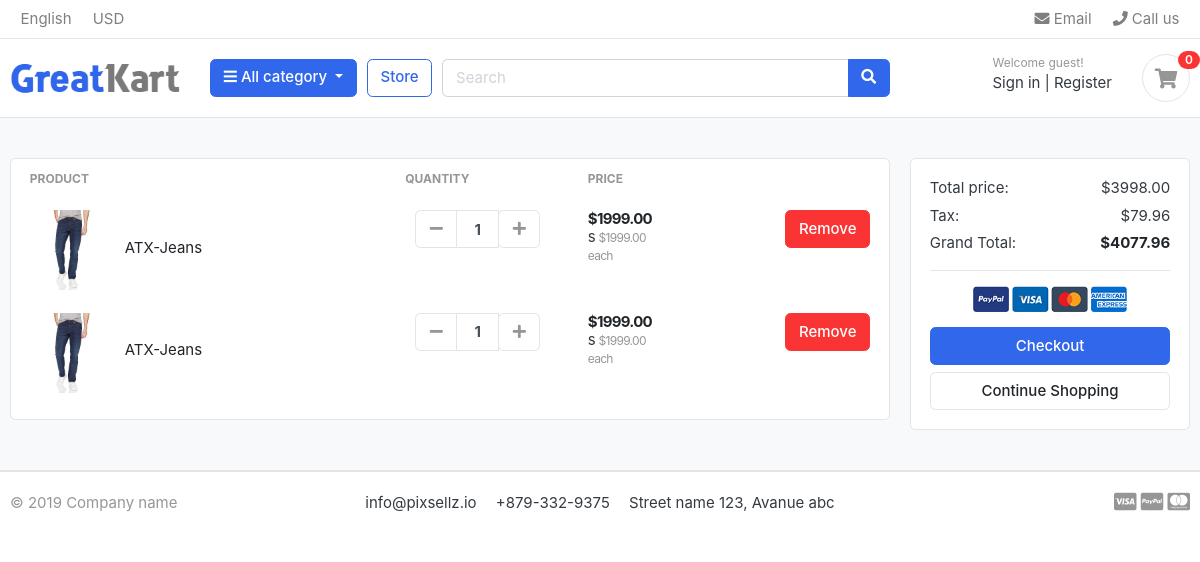
Screenshot of /cart/ (signed in) with the database file from the repository.
### carts/models.py (models this page shows, shortened)
class CartItem(models.Model):
    product = models.ForeignKey(Product,on_delete=models.CASCADE)
    variations = models.ManyToManyField(Variation,blank=True)
    cart = models.ForeignKey(Cart,models.CASCADE,null=True)
    user = models.ForeignKey(Account, on_delete=models.CASCADE,default=1)
    quantity = models.IntegerField()
    is_active = models.BooleanField(default=True)
    def sub_total(self):
        return self.product.price * self.quantity

### store/models.py (models this page shows, shortened)
class Product(models.Model):
    product_name    = models.CharField(max_length=200, unique=True)
    slug            = models.SlugField(max_length=200, unique=True)
    description     = models.TextField(max_length=500, blank=True)
    price           = models.DecimalField(max_digits=10, decimal_places=2, default=0.0)
    images          = models.ImageField(upload_to='photos/products')
    stock           = models.IntegerField(default=0)
    is_available    = models.BooleanField(default=True)
    category        = models.ForeignKey(Category, on_delete=models.CASCADE, default=1)
    created_date    = models.DateTimeField(auto_now_add=True)
    modified_date   = models.DateTimeField(auto_now=True)
    rating = models.DecimalField(max_digits=3, decimal_places=2, default=0.0)
    num_reviews = models.IntegerField(default=0)
    def get_url(self):
        return reverse('product_detail', args=[self.category.slug, self.slug])

### carts/views.py (the view)
# urls.py: path('', views.cart,name='cart'),
def cart(request, total=0, quantity=0, cart_items=None):
    try:
        tax = 0
        grand_total = 0
        if request.user.is_authenticated:
            cart_items = CartItem.objects.filter(user=request.user, is_active=True)
        else:
            cart = Cart.objects.get(cart_id=_cart_id(request))
            cart_items = CartItem.objects.filter(cart=cart, is_active=True)
        for cart_item in cart_items:
            total += (cart_item.product.price * cart_item.quantity)
            quantity += cart_item.quantity
        tax = (2 * total)/100
        grand_total = total + tax
    except ObjectDoesNotExist:
        pass #just ignore
    context = {
        'total': total,
        'quantity': quantity,
        'cart_items': cart_items,
        'tax'       : tax,
        'grand_total': grand_total,
    }
    return render(request, 'greatkart/store/cart.html', context)

### carts/context_processors.py (called while the page is built)
def counter(request):
    cart_count=0
    if 'admin' in request.path:
        return []
    else:
        try:
            cart = Cart.objects.filter(cart_id=_cart_id(request))
            cart_items =CartItem.objects.filter(cart=cart[:1])
            for cart_item in cart_items:
                cart_count += cart_item.quantity
        except Cart.DoesNotExist:
            cart_count=0
    return dict(cart_count=cart_count)

### carts/views.py (called while the page is built)
def _cart_id(request):
    cart = request.session.session_key
    if not cart:
        cart = request.session.create()
    return cart

### category/context_processors.py (called while the page is built)
def menu_links(request):
    links = Category.objects.all()
    return dict(links=links)

### category/models.py (called while the page is built)
    def get_url(self):
            return reverse('products_by_category',args=[self.slug])

### templates/greatkart/store/cart.html (shortened to what this page needs)
{% extends "greatkart/base.html" %}
{% load static %}
{% block content %}
<section class="section-content padding-y bg">
    <div class="container">
        {% if not cart_items %}
            <h2 class="text-center">Your shopping cart is empty </h2>
                <br>
                <div class="text-center">
                    <a href="{% url 'store' %}" class="btn btn-primary">Continue Shopping</a>
                </div>
        {% else %}
            <div class="row">
                <aside class="col-lg-9">
                    <div class="card">
                        <table class="table table-borderless table-shopping-cart">
                            <thead class="text-muted">
                                <tr class="small text-uppercase">
                                    <th scope="col">Product</th>
                                    <th scope="col" width="120">Quantity</th>
                                    <th scope="col" width="120">Price</th>
                                    <th scope="col" class="text-right" width="200"> </th>
                                </tr>
                            </thead>
                            <tbody>
                                {% for cart_item in cart_items  %}
                                    <tr>
                                        <td>
                                            <figure class="itemside align-items-center">
                                                <div class="aside"><img src="{{ cart_item.product.images.url }}" class="img-sm"></div>
                                                    <figcaption class="info">
                                                        <a href="{{ cart_item.product.get_url }}" class="title text-dark">{{ cart_item.product.product_name }}</a>
                                                    </figcaption>
                                            </figure>
                                        </td>
                                        <td>
                                            <div class="col">
                                                <div class="input-group input-spinner">
                                                    <div class="input-group-prepend">
                                                        <a href ="{% url 'remove_cart' cart_item.product.id cart_item.id %}" class="btn btn-light" type="button" id="button-plus"> <i class="fa fa-minus"></i> </a>
                                                    </div>
                                                    <input type="text" class="form-control"  value="{{cart_item.quantity}}">
                                                    <div class="input-group-append">
                                                        <form action="{% url 'add_cart' cart_item.product.id %}" method="POST">
                                                                <button class="btn btn-light"  type="submit"  id="button-minus"> <i class="fa fa-plus"></i> </button>
                                                        </form>
                                                    </div>
                                                </div>
                                            </div>
                                        </td>
                                        <td>
                                            <div class="price-wrap">
                                                <var class="price">${{cart_item.sub_total }}</var> s
                                                    <small class="text-muted"> ${{ cart_item.product.price }} each </small>
                                            </div>
                                        </td>
                                        <td class="text-right">
                                            <a href="{% url 'remove_cart_item' cart_item.product.id cart_item.id %}" class="btn btn-danger" onclick = "return confirm("Are you sure you want to delete this item?")"> Remove</a>
                                        </td>
                                    </tr>
                                {% endfor %}
                            </tbody>
                        </table>
                    </div>
                </aside>
                <aside class="col-lg-3">
                    <div class="card">
                        <div class="card-body">
                            <dl class="dlist-align">
                                <dt>Total price:</dt>
                                <dd class="text-right">${{total}}</dd>
                            </dl>
                            <dl class="dlist-align">
                                <dt>Tax:</dt>
                                <dd class="text-right"> ${{tax}}</dd>
                            </dl>
                            <dl class="dlist-align">
                                <dt>Grand Total:</dt>
                                <dd class="text-right text-dark b"><strong>${{grand_total}}</strong></dd>
                            </dl>
                            <hr>
                            <p class="text-center mb-3">
                                <img src="{% static './images/misc/payments.png' %}" height="26">
                            </p>
                            <a href="./place-order.html" class="btn btn-primary btn-block"> Checkout </a>
                            <a href="{% url 'store' %}" class="btn btn-light btn-block">Continue Shopping</a>
                        </div>
                    </div>
                </aside>
            </div>
        {% endif %}
    </div>
</section>
{% endblock content %}

### static/greatkart/css/ui.css (style rules this page uses)
html { font-family: "Inter", sans-serif; font-size: 15px; }
.price-wrap { letter-spacing: -0.7px; }
.img-xs, .img-sm, .img-md, .img-lg { -o-object-fit: cover; object-fit: cover; flex-shrink: 0; flex-grow: 0; }
.img-sm { width: 80px; height: 80px; }
.padding-y { padding-top: 40px; padding-bottom: 40px; }
var { font-style: normal; }
figure { margin-bottom: 0; }
.bg { background-color: #f8f9fa; }
.b { font-weight: 600; }
.btn-light { background-color: #fff; border-color: #e4e4e4; }
.btn-light i { color: #969696; }
.itemside { position: relative; display: flex; width: 100%; }
.itemside .aside { position: relative; flex-shrink: 0; }
.itemside .info { padding-left: 15px; padding-right: 7px; }
.itemside .title { display: block; margin-bottom: 5px; color: #212529; }
[class*=dlist-] { margin-bottom: 5px; }
[class*=dlist-] dd { margin-bottom: 0; }
.dlist-align { display: flex; }
.dlist-align dt { width: 150px; word-wrap: break-word; font-weight: normal; }
.dlist-align dd { flex-grow: 1; }
.price { font-weight: 600; color: #212529; }
.input-spinner { width: 125px; flex-wrap: nowrap; display: inline-flex; vertical-align: middle; }
.input-spinner input.form-control { text-align: center; max-width: 46px; font-weight: bold; flex-basis: 46px; border-color: #e4e4e4; flex-grow: 0; }
.input-spinner .btn { width: 42px; text-align: center; padding-left: 0.5rem; padding-right: 0.5rem; }
.table-shopping-cart.table td, .table-shopping-cart.table th { padding-left: 1.25rem; padding-right: 1.25rem; }
.table-shopping-cart .price-wrap { line-height: 1.2; }
.table-shopping-cart .price { font-weight: bold; margin-right: 5px; display: block; }

### rows the page displays
CartItem: product.images (picture), product.product_name "ATX-Jeans", quantity "1", sub_total "1999.00", product.price "1999.00"
CartItem: product.images (picture), product.product_name "ATX-Jeans", quantity "1", sub_total "1999.00", product.price "1999.00"

### other values shown
{{ cart_count }} "0"
{{ total }} "3998.00"
{{ tax }} "79.96"
{{ grand_total }} "4077.96"
